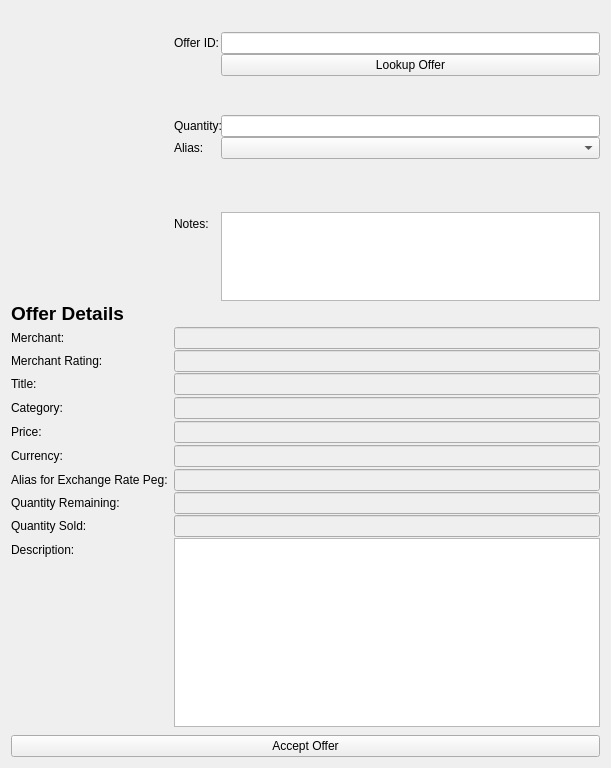
<?xml version="1.0" encoding="UTF-8"?>
<ui version="4.0">
 <class>AcceptandPayOfferListPage</class>
 <widget class="QDialog" name="AcceptandPayOfferListPage">
  <property name="windowModality">
   <enum>Qt::NonModal</enum>
  </property>
  <property name="geometry">
   <rect>
    <x>0</x>
    <y>0</y>
    <width>611</width>
    <height>768</height>
   </rect>
  </property>
  <property name="maximumSize">
   <size>
    <width>16777215</width>
    <height>768</height>
   </size>
  </property>
  <property name="windowTitle">
   <string>Pay Offer</string>
  </property>
  <property name="autoFillBackground">
   <bool>true</bool>
  </property>
  <layout class="QVBoxLayout" name="verticalLayout">
   <item>
    <widget class="QLabel" name="labelExplanation">
     <property name="font">
      <font>
       <pointsize>10</pointsize>
       <weight>75</weight>
       <bold>true</bold>
      </font>
     </property>
     <property name="text">
      <string/>
     </property>
    </widget>
   </item>
   <item>
    <layout class="QFormLayout" name="formLayout">
     <property name="fieldGrowthPolicy">
      <enum>QFormLayout::AllNonFixedFieldsGrow</enum>
     </property>
     <property name="verticalSpacing">
      <number>1</number>
     </property>
     <item row="0" column="0">
      <widget class="QPushButton" name="imageButton">
       <property name="sizePolicy">
        <sizepolicy hsizetype="Minimum" vsizetype="Fixed">
         <horstretch>0</horstretch>
         <verstretch>0</verstretch>
        </sizepolicy>
       </property>
       <property name="maximumSize">
        <size>
         <width>300</width>
         <height>300</height>
        </size>
       </property>
       <property name="baseSize">
        <size>
         <width>1</width>
         <height>0</height>
        </size>
       </property>
       <property name="autoFillBackground">
        <bool>false</bool>
       </property>
       <property name="text">
        <string/>
       </property>
       <property name="iconSize">
        <size>
         <width>300</width>
         <height>300</height>
        </size>
       </property>
       <property name="autoRepeat">
        <bool>false</bool>
       </property>
       <property name="autoDefault">
        <bool>true</bool>
       </property>
       <property name="default">
        <bool>false</bool>
       </property>
       <property name="flat">
        <bool>true</bool>
       </property>
      </widget>
     </item>
     <item row="0" column="1">
      <layout class="QFormLayout" name="formLayout_3">
       <property name="fieldGrowthPolicy">
        <enum>QFormLayout::AllNonFixedFieldsGrow</enum>
       </property>
       <item row="1" column="0">
        <widget class="QLabel" name="label">
         <property name="text">
          <string>Offer ID:</string>
         </property>
         <property name="buddy">
          <cstring>offeridEdit</cstring>
         </property>
        </widget>
       </item>
       <item row="1" column="1">
        <widget class="QLineEdit" name="offeridEdit">
         <property name="toolTip">
          <string>The value associated with this offer.</string>
         </property>
        </widget>
       </item>
       <item row="2" column="1">
        <widget class="QPushButton" name="lookupButton">
         <property name="toolTip">
          <string>Lookup the OfferID from the blockchain DB</string>
         </property>
         <property name="text">
          <string>Lookup Offer</string>
         </property>
        </widget>
       </item>
       <item row="3" column="1">
        <spacer name="verticalSpacer_2">
         <property name="orientation">
          <enum>Qt::Vertical</enum>
         </property>
         <property name="sizeHint" stdset="0">
          <size>
           <width>20</width>
           <height>40</height>
          </size>
         </property>
        </spacer>
       </item>
       <item row="4" column="0">
        <widget class="QLabel" name="label_2">
         <property name="text">
          <string>Quantity:</string>
         </property>
        </widget>
       </item>
       <item row="4" column="1">
        <widget class="QLineEdit" name="qtyEdit"/>
       </item>
       <item row="5" column="0">
        <widget class="QLabel" name="aliasLabel">
         <property name="text">
          <string>Alias:</string>
         </property>
        </widget>
       </item>
       <item row="5" column="1">
        <widget class="QComboBox" name="aliasEdit"/>
       </item>
       <item row="6" column="1">
        <widget class="QLabel" name="aliasDisclaimer">
         <property name="text">
          <string/>
         </property>
         <property name="wordWrap">
          <bool>true</bool>
         </property>
        </widget>
       </item>
       <item row="8" column="0">
        <widget class="QLabel" name="label_11">
         <property name="text">
          <string>Notes:</string>
         </property>
        </widget>
       </item>
       <item row="8" column="1">
        <widget class="QPlainTextEdit" name="notesEdit">
         <property name="maximumSize">
          <size>
           <width>16777215</width>
           <height>90</height>
          </size>
         </property>
        </widget>
       </item>
       <item row="7" column="1">
        <spacer name="verticalSpacer">
         <property name="orientation">
          <enum>Qt::Vertical</enum>
         </property>
         <property name="sizeHint" stdset="0">
          <size>
           <width>20</width>
           <height>40</height>
          </size>
         </property>
        </spacer>
       </item>
      </layout>
     </item>
     <item row="3" column="0">
      <widget class="QLabel" name="label_3">
       <property name="font">
        <font>
         <pointsize>14</pointsize>
         <weight>75</weight>
         <bold>true</bold>
        </font>
       </property>
       <property name="text">
        <string>Offer Details</string>
       </property>
      </widget>
     </item>
     <item row="4" column="1">
      <layout class="QVBoxLayout" name="verticalLayout_2"/>
     </item>
     <item row="5" column="0">
      <widget class="QLabel" name="label_8">
       <property name="text">
        <string>Merchant:</string>
       </property>
      </widget>
     </item>
     <item row="5" column="1">
      <widget class="QLineEdit" name="sellerEdit">
       <property name="enabled">
        <bool>false</bool>
       </property>
      </widget>
     </item>
     <item row="6" column="0">
      <widget class="QLabel" name="label_14">
       <property name="text">
        <string>Merchant Rating:</string>
       </property>
      </widget>
     </item>
     <item row="6" column="1">
      <widget class="QLineEdit" name="sellerRatingEdit">
       <property name="enabled">
        <bool>false</bool>
       </property>
      </widget>
     </item>
     <item row="7" column="0">
      <widget class="QLabel" name="label_4">
       <property name="text">
        <string>Title:</string>
       </property>
      </widget>
     </item>
     <item row="7" column="1">
      <widget class="QLineEdit" name="infoTitle">
       <property name="enabled">
        <bool>false</bool>
       </property>
      </widget>
     </item>
     <item row="8" column="1">
      <layout class="QVBoxLayout" name="verticalLayout_3"/>
     </item>
     <item row="9" column="0">
      <widget class="QLabel" name="label_6">
       <property name="text">
        <string>Category:</string>
       </property>
      </widget>
     </item>
     <item row="9" column="1">
      <widget class="QLineEdit" name="infoCategory">
       <property name="enabled">
        <bool>false</bool>
       </property>
      </widget>
     </item>
     <item row="10" column="1">
      <layout class="QVBoxLayout" name="verticalLayout_4"/>
     </item>
     <item row="11" column="0">
      <widget class="QLabel" name="label_5">
       <property name="text">
        <string>Price:</string>
       </property>
      </widget>
     </item>
     <item row="11" column="1">
      <widget class="QLineEdit" name="infoPrice">
       <property name="enabled">
        <bool>false</bool>
       </property>
      </widget>
     </item>
     <item row="12" column="1">
      <layout class="QVBoxLayout" name="verticalLayout_5"/>
     </item>
     <item row="13" column="0">
      <widget class="QLabel" name="label_12">
       <property name="text">
        <string>Currency:</string>
       </property>
      </widget>
     </item>
     <item row="13" column="1">
      <widget class="QLineEdit" name="infoCurrency">
       <property name="enabled">
        <bool>false</bool>
       </property>
      </widget>
     </item>
     <item row="14" column="1">
      <layout class="QVBoxLayout" name="verticalLayout_6"/>
     </item>
     <item row="15" column="0">
      <widget class="QLabel" name="label_10">
       <property name="text">
        <string>Alias for Exchange Rate Peg:</string>
       </property>
      </widget>
     </item>
     <item row="15" column="1">
      <widget class="QLineEdit" name="aliasPegEdit">
       <property name="enabled">
        <bool>false</bool>
       </property>
      </widget>
     </item>
     <item row="16" column="0">
      <widget class="QLabel" name="label_7">
       <property name="text">
        <string>Quantity Remaining:</string>
       </property>
      </widget>
     </item>
     <item row="16" column="1">
      <widget class="QLineEdit" name="infoQty">
       <property name="enabled">
        <bool>false</bool>
       </property>
      </widget>
     </item>
     <item row="17" column="0">
      <widget class="QLabel" name="label_13">
       <property name="text">
        <string>Quantity Sold:</string>
       </property>
      </widget>
     </item>
     <item row="17" column="1">
      <layout class="QVBoxLayout" name="verticalLayout_7">
       <item>
        <widget class="QLineEdit" name="infoSold">
         <property name="enabled">
          <bool>false</bool>
         </property>
        </widget>
       </item>
      </layout>
     </item>
     <item row="18" column="0">
      <widget class="QLabel" name="label_9">
       <property name="text">
        <string>Description:</string>
       </property>
      </widget>
     </item>
     <item row="18" column="1">
      <widget class="QPlainTextEdit" name="infoDescription">
       <property name="enabled">
        <bool>true</bool>
       </property>
       <property name="maximumSize">
        <size>
         <width>16777215</width>
         <height>700</height>
        </size>
       </property>
      </widget>
     </item>
     <item row="19" column="1">
      <layout class="QVBoxLayout" name="verticalLayout_8"/>
     </item>
     <item row="20" column="1">
      <layout class="QVBoxLayout" name="verticalLayout_9"/>
     </item>
    </layout>
   </item>
   <item>
    <widget class="QPushButton" name="acceptButton">
     <property name="toolTip">
      <string>Purchase this offer</string>
     </property>
     <property name="text">
      <string>Accept Offer</string>
     </property>
    </widget>
   </item>
  </layout>
 </widget>
 <resources>
  <include location="../presidentielcoin.qrc"/>
 </resources>
 <connections/>
</ui>
